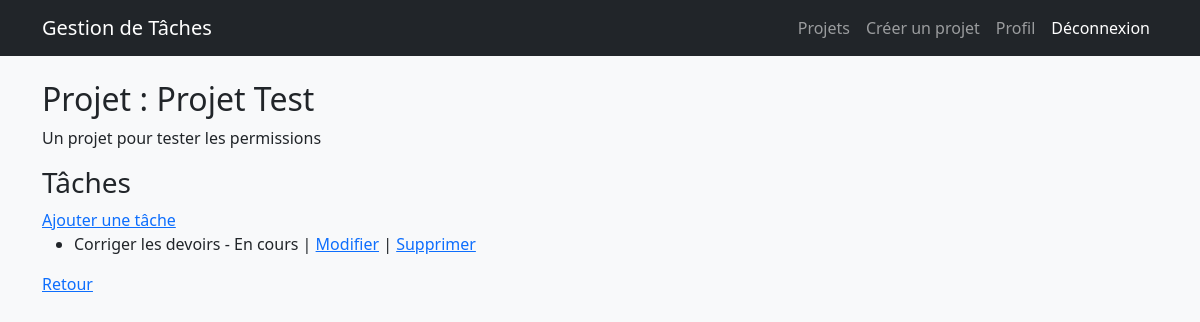
Page /projets/12/ (signed in) on the committed database.
### projets/models.py (models this page shows, shortened)
class Projet(models.Model):
    nom = models.CharField(max_length=200)  # Nom du projet
    description = models.TextField(blank=True)  # Description facultative
    date_creation = models.DateTimeField(auto_now_add=True)  # Date de création automatique
    chef_projet = models.ForeignKey(Utilisateur, on_delete=models.CASCADE, related_name="projets")

class Tache(models.Model):
    STATUT_CHOICES = [
        ('en_cours', 'En cours'),
        ('terminee', 'Terminée'),
    ]
    titre = models.CharField(max_length=255)
    description = models.TextField(blank=True, null=True)
    date_creation = models.DateTimeField(auto_now_add=True)
    projet = models.ForeignKey(Projet, on_delete=models.CASCADE, related_name="taches")
    assigne_a = models.ForeignKey(settings.AUTH_USER_MODEL, on_delete=models.SET_NULL, null=True, blank=True)
    statut = models.CharField(max_length=20, choices=STATUT_CHOICES, default='en_cours')

### projets/views.py (the view)
# urls.py: path('<int:projet_id>/', detail_projet, name='detail_projet'),
@login_required
def detail_projet(request, projet_id):
    projet = get_object_or_404(Projet, id=projet_id, chef_projet=request.user)
    taches = projet.taches.all()
    return render(request, 'projets/detail_projet.html', {'projet': projet, 'taches': taches})

### projets/templates/projets/detail_projet.html (shortened to what this page needs)
{% extends 'projets/base.html' %}
{% block content %}
    <h2>Projet : {{ projet.nom }}</h2>
    <p>{{ projet.description }}</p>
    <h3>Tâches</h3>
    <a href="{% url 'ajouter_tache' projet.id %}">Ajouter une tâche</a>
    <ul>
        {% for tache in taches %}
            <li>
                {{ tache.titre }} - {{ tache.get_statut_display }}
                | <a href="{% url 'modifier_tache' tache.id %}">Modifier</a>
                | <a href="{% url 'supprimer_tache' tache.id %}">Supprimer</a>
            </li>
        {% endfor %}
    </ul>
    <a href="{% url 'liste_projets' %}">Retour</a>
{% endblock %}

### rows in the picture
Projet: nom "Projet Test", description "Un projet pour tester les permissions"
Tache: titre "Corriger les devoirs", statut "En cours"
